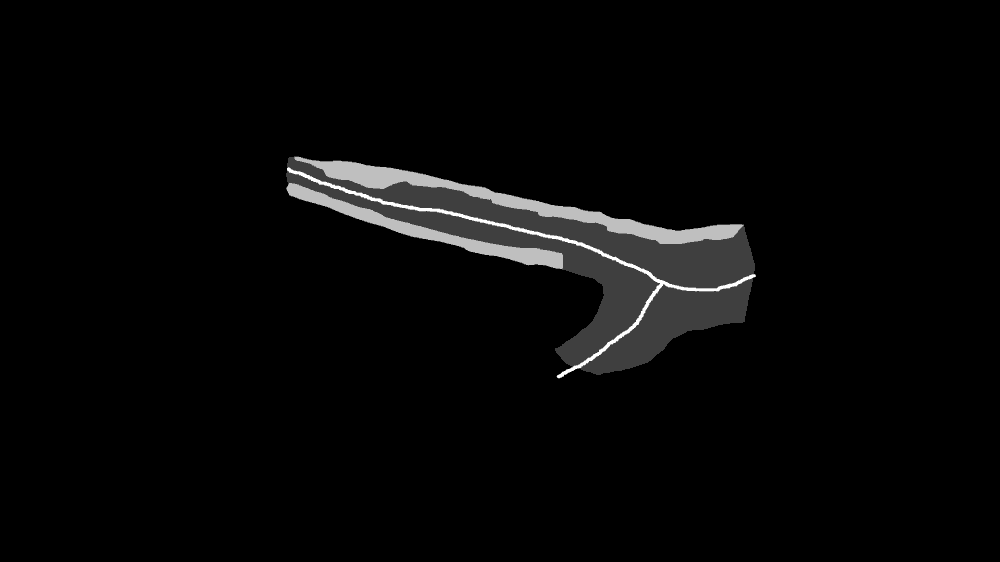
#> input picture tests/data/carotis_postproc/mask/H42-G20240522-2-C_471.png, 1000 x 562 px, shrunk from 1920 x 1080 before the run; its folder holds only this picture in this run
$ python max_plaque.py
#> lines starting #> are read from the running program, lines starting #| are printed output that depends on the picture; after the words box and inside, x2 and y2 are one past the last pixel; in counts of white or black regions, pixels touching at a corner belong together
import cv2
import numpy as np
import os
import os.path as osp
import time
import glob


def find_plaque_max_thickness_and_length(mask, distance_threshold=8, angle_weight=0.5, vis_output_dir=""):

    plaque_mask = (mask == 3).astype(np.uint8)
    lumen_mask = np.where(np.isin(mask, [1, 2, 4]), 1, 0).astype(np.uint8)

    # remove noise
    kernel = np.ones((3, 3), np.uint8)
    lumen_mask = cv2.morphologyEx(
        lumen_mask, cv2.MORPH_OPEN, kernel, iterations=2)

    plaque_contours, _ = cv2.findContours(
        plaque_mask, cv2.RETR_EXTERNAL, cv2.CHAIN_APPROX_SIMPLE)
    lumen_contours, _ = cv2.findContours(
        lumen_mask, cv2.RETR_EXTERNAL, cv2.CHAIN_APPROX_SIMPLE)

    if len(plaque_contours) == 0 or len(lumen_contours) == 0:
        return 0, (), ()

    plaque_contour = max(plaque_contours, key=cv2.contourArea).squeeze()
    lumen_contour = max(lumen_contours, key=cv2.contourArea).squeeze()

    plaque_indices = np.arange(len(plaque_contour))
    prev_indices = (plaque_indices - 5) % len(plaque_contour)
    next_indices = (plaque_indices + 5) % len(plaque_contour)

    # (N, 2)
    prev_points = plaque_contour[prev_indices]
    next_points = plaque_contour[next_indices]
    tangent_vectors = next_points - prev_points
    normal_vectors = np.stack(
        [-tangent_vectors[:, 1], tangent_vectors[:, 0]], axis=1)

    # (N, 1, 2)
    plaque_points = plaque_contour[:, np.newaxis, :]

    # (1, M, 2)
    lumen_points = lumen_contour[np.newaxis, :, :]

    # (N, M, 2)
    diff_vectors = plaque_points - lumen_points

    # (N, M)
    distances = np.linalg.norm(diff_vectors, axis=2)

    # 如果两个contour的最近点的距离相距较远, 则认为不是相邻的
    global_min_distance = np.min(distances)
    if global_min_distance < distance_threshold:
        return 0, (), ()

    # (N, 1, 2)
    normal_vectors = normal_vectors[:, np.newaxis, :]

    normal_norms = np.linalg.norm(normal_vectors, axis=2, keepdims=True)
    diff_norms = np.linalg.norm(diff_vectors, axis=2, keepdims=True)

    normal_vectors_normalized = np.divide(
        normal_vectors, normal_norms, where=normal_norms != 0)
    diff_vectors_normalized = np.divide(
        diff_vectors, diff_norms, where=diff_norms != 0)

    dot_products = np.sum(normal_vectors_normalized *
                          diff_vectors_normalized, axis=2)
    angles = np.arccos(np.clip(dot_products, -1, 1))
    # min_angles = np.min(angles, axis=1)

    angle_threshold = np.pi / 4
    angle_scores = (angles / np.pi) * angle_weight * np.median(distances)
    scores = distances + angle_scores
    score_mask = (distances < distance_threshold) & (angles > angle_threshold)
    scores[score_mask] = np.inf

    best_matches = np.argmin(scores, axis=1)
    # min_scores = np.min(scores, axis=1)

    max_thickness_idx = np.argmax(
        distances[np.arange(len(plaque_contour)), best_matches])
    max_thickness = distances[max_thickness_idx,
                              best_matches[max_thickness_idx]]
    # final_angle = angles[max_thickness_idx, best_matches[max_thickness_idx]]
    max_thickness_points = (
        plaque_contour[max_thickness_idx], lumen_contour[best_matches[max_thickness_idx]])

    # TODO: 最大长度为最大厚度的法方向在plaque_contour内部的线段
    midpoint = (max_thickness_points[0] + max_thickness_points[1]) / 2
    thickness_vector = max_thickness_points[1] - max_thickness_points[0]

    perpendicular_vector = np.array(
        [-thickness_vector[1], thickness_vector[0]])
    perpendicular_vector = perpendicular_vector / \
        np.linalg.norm(perpendicular_vector)

    extension = np.max(np.ptp(plaque_contour, axis=0)) * 2
    point1 = midpoint + perpendicular_vector * extension
    point2 = midpoint - perpendicular_vector * extension

    intersect_points = []
    for i in range(len(plaque_contour)):
        p1 = plaque_contour[i]
        p2 = plaque_contour[(i + 1) % len(plaque_contour)]

        x1, y1 = point1
        x2, y2 = point2
        x3, y3 = p1
        x4, y4 = p2

        denominator = (x1 - x2) * (y3 - y4) - (y1 - y2) * (x3 - x4)
        # 平行或重合，不相交
        if denominator == 0:
            continue

        ua = ((x1 - x3) * (y3 - y4) - (y1 - y3) * (x3 - x4)) / denominator
        ub = ((x1 - x3) * (y1 - y2) - (y1 - y3) * (x1 - x2)) / denominator

        # 相交在p1-p2上
        if 0 <= ua <= 1 and 0 <= ub <= 1:
            x = x1 + ua * (x2 - x1)
            y = y1 + ua * (y2 - y1)
            intersect_points.append(np.array([x, y]))

    if len(intersect_points) < 2:
        raise Exception("No intersect points found")
    else:
        max_length = 0
        max_length_points = None
        intersect_points = np.array(intersect_points, dtype=np.int32)

        for i in range(len(intersect_points)):
            for j in range(i + 1, len(intersect_points)):
                dist = np.linalg.norm(
                    intersect_points[i] - intersect_points[j])
                if dist > max_length:
                    max_length = dist
                    max_length_points = (
                        intersect_points[i], intersect_points[j])

    if vis_output_dir:
        if (not os.path.exists(vis_output_dir)):
            os.makedirs(vis_output_dir)

        cv2.imwrite(os.path.join(vis_output_dir,
                    "plaque_mask.png"), plaque_mask * 255)
        cv2.imwrite(os.path.join(vis_output_dir,
                    "lumen_mask.png"), lumen_mask * 255)

        img_with_contours = cv2.cvtColor(mask, cv2.COLOR_GRAY2BGR)

        for p in plaque_contour:
            cv2.circle(img_with_contours, tuple(p), 2, (0, 0, 255), -1)
        for l in lumen_contour:
            cv2.circle(img_with_contours, tuple(l), 2, (0, 255, 0), -1)
        cv2.imwrite(os.path.join(vis_output_dir,
                    "contours.png"), img_with_contours)

        img_match_points = cv2.cvtColor(mask, cv2.COLOR_GRAY2BGR)
        img_normal_vectors = img_with_contours.copy()
        for i, (p_point, l_idx) in enumerate(zip(plaque_contour, best_matches)):
            l_point = lumen_contour[l_idx]
            cv2.circle(img_match_points, tuple(p_point), 2, (255, 0, 0), -1)
            cv2.circle(img_match_points, tuple(l_point), 2, (0, 255, 0), -1)
            cv2.arrowedLine(img_match_points, tuple(l_point),
                            tuple(p_point), (0, 0, 255), 1)

            normal_vector = normal_vectors[i, 0]
            normal_vector_scaled = normal_vector / \
                np.linalg.norm(normal_vector) * 20
            end_point = (p_point + normal_vector_scaled).astype(int)
            cv2.arrowedLine(img_normal_vectors, tuple(p_point),
                            tuple(end_point), (255, 255, 0), 1)

        cv2.imwrite(os.path.join(vis_output_dir,
                    "match_points.png"), img_match_points)
        cv2.imwrite(os.path.join(vis_output_dir, "normal_vectors.png"),
                    img_normal_vectors)

        img_final = cv2.cvtColor(mask, cv2.COLOR_GRAY2BGR)
        cv2.drawContours(img_final, [plaque_contour], -1, (0, 0, 255), 2)
        cv2.drawContours(img_final, [lumen_contour], -1, (0, 255, 0), 2)
        cv2.circle(img_final, tuple(
            max_thickness_points[0]), 5, (255, 0, 0), -1)
        cv2.line(img_final, tuple(max_thickness_points[0]),
                 tuple(max_thickness_points[1]), (255, 0, 0), 2)
        cv2.putText(img_final, f"Max Thickness: {max_thickness:.2f}", (10, 30),
                    cv2.FONT_HERSHEY_SIMPLEX, 1, (255, 255, 255), 2)

        cv2.line(img_final, tuple(max_length_points[0]), tuple(
            max_length_points[1]), (0, 255, 255), 2)
        cv2.putText(img_final, f"Max Length: {max_length:.2f}", (10, 70),
                    cv2.FONT_HERSHEY_SIMPLEX, 1, (255, 255, 255), 2)

        cv2.imwrite(os.path.join(vis_output_dir,
                    "final_result.png"), img_final)
    return max_thickness, max_thickness_points, max_length_points


if __name__ == "__main__":
    mask_root = "/home/sinter/workspace/basic-learning/install/data/carotis_postproc/mask"
    output_root = "/home/sinter/workspace/basic-learning/install/data/carotis_postproc/output"

    mask_paths = glob.glob(os.path.join(mask_root, "*.png"))

    angle_weight = 0.4
    distance_thre = 5

    # [9 lines of commented-out code are left out]

    mask_path = None
    for p in mask_paths:
        if osp.basename(p).split(".")[0] == "H42-G20240522-2-C_471":
            mask_path = p
            break
    if mask_path is not None:
        mask = cv2.imread(mask_path, cv2.IMREAD_GRAYSCALE)
#> mask is the input picture: shape (562, 1000); min 0, max 4, mean 0.113
        ret = find_plaque_max_thickness_and_length(
            mask, distance_thre, angle_weight, osp.join(output_root, osp.basename(mask_path).split(".")[0]))
#> in find_plaque_max_thickness_and_length, `plaque_mask = (mask == 3).astype(np.uint8)`:
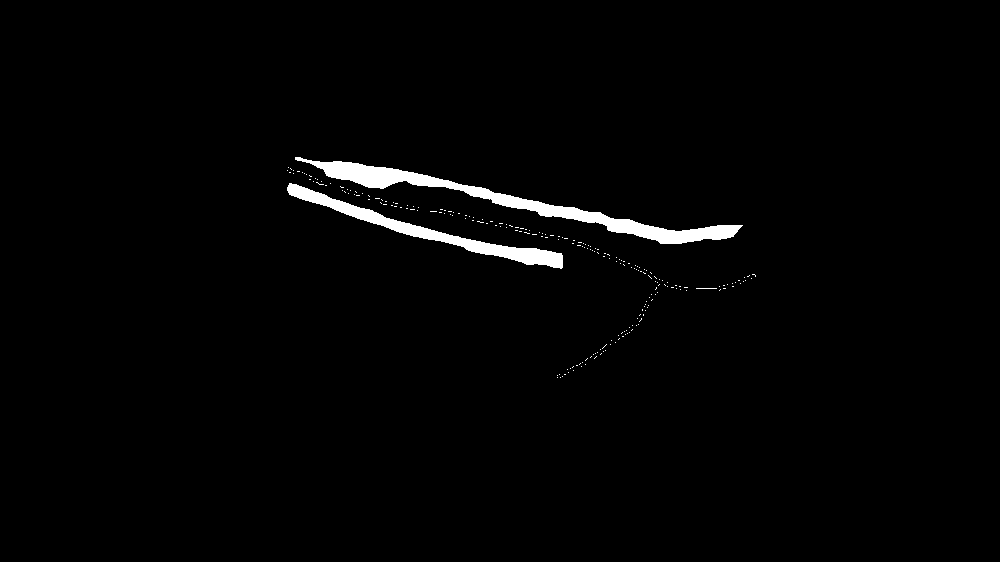
#> plaque_mask: shape (562, 1000); values 0 (black) and 1 (white), 1.6% white; 228 white regions (225 under 20 px), largest, box (x1, y1, x2, y2) and area: (295, 157, 743, 244) 5501, (287, 183, 563, 269) 3323, (696, 288, 717, 289) 21
#> in find_plaque_max_thickness_and_length, `lumen_mask = np.where(np.isin(mask, [1, 2, 4]), 1, 0).astype(np.uint8)`:
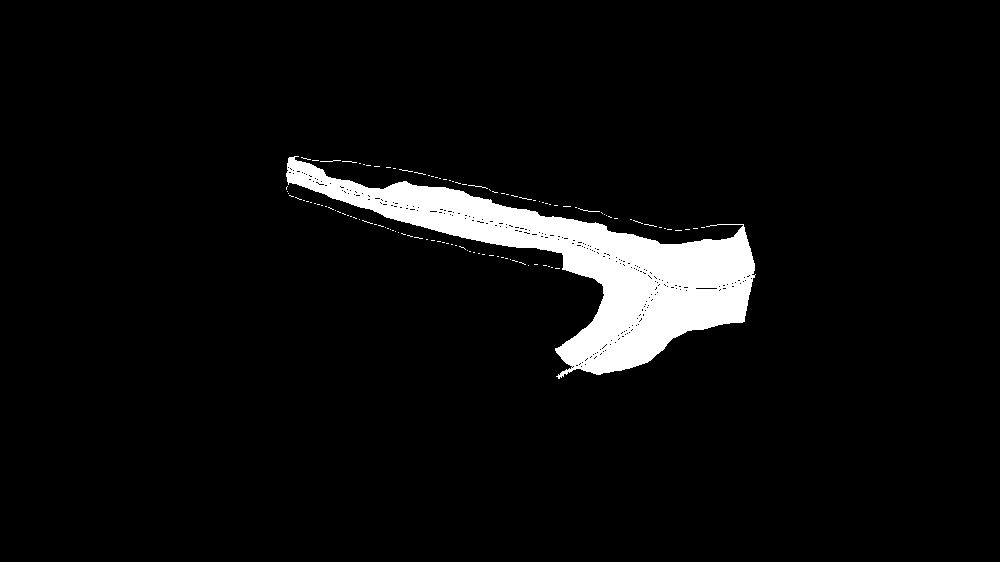
#> lumen_mask: shape (562, 1000); values 0 (black) and 1 (white), 5.2% white; 111 white regions (107 under 20 px), largest, box (x1, y1, x2, y2) and area: (286, 156, 756, 379) 28900, (578, 208, 600, 212) 22, (320, 160, 341, 162) 21, (468, 185, 488, 189) 20
#> in find_plaque_max_thickness_and_length, `lumen_mask = cv2.morphologyEx( lumen_mask, cv2.MORPH_OPEN, kernel, ite..`:
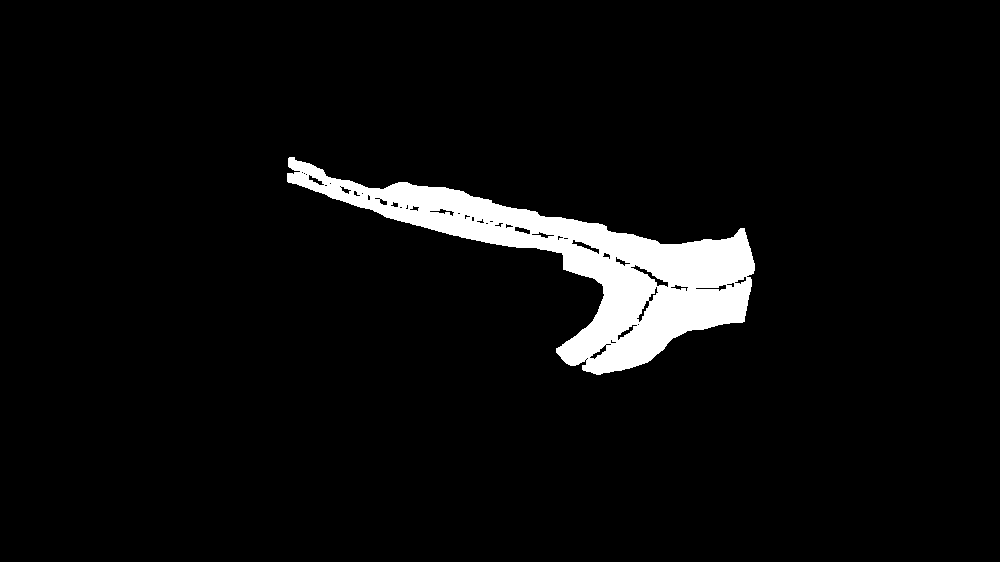
#> lumen_mask: shape (562, 1000); values 0 (black) and 1 (white), 5% white; 1 white region
#> in find_plaque_max_thickness_and_length, `plaque_contours, _ = cv2.findContours( plaque_mask, cv2.RETR_EXTERNAL,..`: plaque_contours = 228 contours, 226 with area under 20; largest, box (x1, y1, x2, y2) and area: (295, 157, 743, 244) 5046, (287, 183, 563, 269) 3037
#> in find_plaque_max_thickness_and_length, `lumen_contours, _ = cv2.findContours( lumen_mask, cv2.RETR_EXTERNAL, c..`: lumen_contours = 1 contour; box (x1, y1, x2, y2) and area: (287, 157, 755, 375) 28436
#> in find_plaque_max_thickness_and_length, `plaque_contour = max(plaque_contours, key=cv2.contourArea).squeeze()`: plaque_contour = 360 pairs, first value 295 to 742, second value 157 to 243
#> in find_plaque_max_thickness_and_length, `lumen_contour = max(lumen_contours, key=cv2.contourArea).squeeze()`: lumen_contour = 565 pairs, first value 287 to 754, second value 157 to 374
#> in find_plaque_max_thickness_and_length, `plaque_indices = np.arange(len(plaque_contour))`: plaque_indices = 360 values from 0 to 359
#> in find_plaque_max_thickness_and_length, `prev_indices = (plaque_indices - 5) % len(plaque_contour)`: prev_indices = 360 values, max 359 at index 4, min 0 at index 5, mean 179.5
#> in find_plaque_max_thickness_and_length, `next_indices = (plaque_indices + 5) % len(plaque_contour)`: next_indices = 360 values, max 359 at index 354, min 0 at index 355, mean 179.5
#> in find_plaque_max_thickness_and_length, `prev_points = plaque_contour[prev_indices]`: prev_points has the same summary as plaque_contour
#> in find_plaque_max_thickness_and_length, `next_points = plaque_contour[next_indices]`: next_points has the same summary as plaque_contour
#> in find_plaque_max_thickness_and_length, `tangent_vectors = next_points - prev_points`: tangent_vectors = 360 pairs, first value -53 to 45, second value -14 to 10
#> in find_plaque_max_thickness_and_length, `normal_vectors = np.stack( [-tangent_vectors[:, 1], tangent_vectors[:,..`: normal_vectors = 360 pairs, first value -10 to 14, second value -53 to 45
#> in find_plaque_max_thickness_and_length, `plaque_points = plaque_contour[:, np.newaxis, :]`: plaque_points = contour of 360 points, box (x1, y1, x2, y2) (295, 157, 743, 244), area 5046
#> in find_plaque_max_thickness_and_length, `lumen_points = lumen_contour[np.newaxis, :, :]`: lumen_points has the same summary as lumen_contour
#> in find_plaque_max_thickness_and_length, `distances = np.linalg.norm(diff_vectors, axis=2)`:
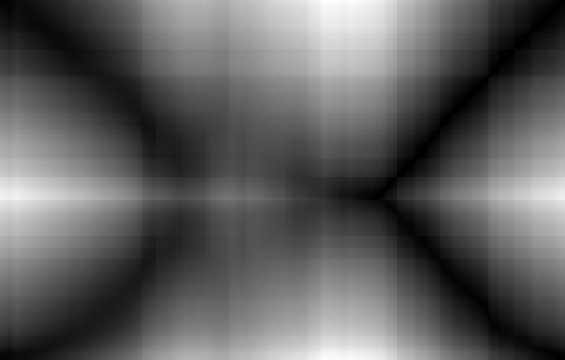
#> distances: shape (360, 565) float64; min 1, max 478, mean 179.2; drawn with min black and max white
#> in find_plaque_max_thickness_and_length, `global_min_distance = np.min(distances)`: global_min_distance = 1
        print(f"Max tickness: {ret[0]}")
#| Max tickness: 0
        print(f"Max tickness point: {ret[1]}")
#| Max tickness point: ()
    else:
        print("Mask not found")
